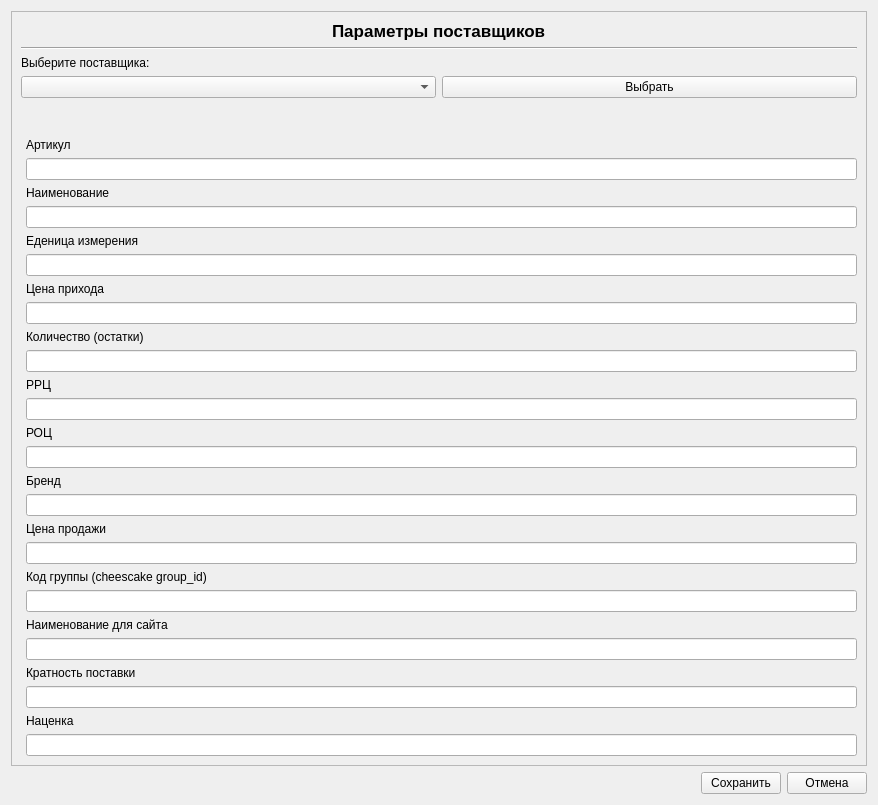
<?xml version="1.0" encoding="UTF-8"?>
<ui version="4.0">
 <class>Form</class>
 <widget class="QWidget" name="Form">
  <property name="geometry">
   <rect>
    <x>0</x>
    <y>0</y>
    <width>878</width>
    <height>805</height>
   </rect>
  </property>
  <property name="windowTitle">
   <string>Form</string>
  </property>
  <layout class="QVBoxLayout" name="verticalLayout_4">
   <item>
    <widget class="QScrollArea" name="scrollArea">
     <property name="widgetResizable">
      <bool>true</bool>
     </property>
     <widget class="QWidget" name="scrollAreaWidgetContents">
      <property name="geometry">
       <rect>
        <x>0</x>
        <y>0</y>
        <width>858</width>
        <height>754</height>
       </rect>
      </property>
      <layout class="QVBoxLayout" name="verticalLayout_3">
       <item>
        <layout class="QVBoxLayout" name="verticalLayout_2" stretch="0,0,0,0,0">
         <item alignment="Qt::AlignHCenter">
          <widget class="QLabel" name="label">
           <property name="sizePolicy">
            <sizepolicy hsizetype="Preferred" vsizetype="Fixed">
             <horstretch>0</horstretch>
             <verstretch>0</verstretch>
            </sizepolicy>
           </property>
           <property name="font">
            <font>
             <pointsize>13</pointsize>
             <weight>75</weight>
             <bold>true</bold>
            </font>
           </property>
           <property name="text">
            <string>Параметры поставщиков</string>
           </property>
          </widget>
         </item>
         <item>
          <widget class="Line" name="line">
           <property name="orientation">
            <enum>Qt::Horizontal</enum>
           </property>
          </widget>
         </item>
         <item>
          <widget class="QLabel" name="label_2">
           <property name="sizePolicy">
            <sizepolicy hsizetype="Preferred" vsizetype="Fixed">
             <horstretch>0</horstretch>
             <verstretch>0</verstretch>
            </sizepolicy>
           </property>
           <property name="text">
            <string>Выберите поставщика:</string>
           </property>
          </widget>
         </item>
         <item>
          <layout class="QHBoxLayout" name="horizontalLayout_2">
           <property name="sizeConstraint">
            <enum>QLayout::SetDefaultConstraint</enum>
           </property>
           <item alignment="Qt::AlignTop">
            <widget class="QComboBox" name="suppliers_combobox">
             <property name="enabled">
              <bool>true</bool>
             </property>
             <property name="sizePolicy">
              <sizepolicy hsizetype="Preferred" vsizetype="Fixed">
               <horstretch>0</horstretch>
               <verstretch>23</verstretch>
              </sizepolicy>
             </property>
            </widget>
           </item>
           <item alignment="Qt::AlignTop">
            <widget class="QPushButton" name="choose_supplier_push_button">
             <property name="text">
              <string>Выбрать</string>
             </property>
            </widget>
           </item>
          </layout>
         </item>
         <item>
          <layout class="QVBoxLayout" name="verticalLayout">
           <property name="leftMargin">
            <number>5</number>
           </property>
           <item>
            <widget class="QLabel" name="label_3">
             <property name="text">
              <string>Артикул</string>
             </property>
            </widget>
           </item>
           <item>
            <widget class="QLineEdit" name="article_line_edit"/>
           </item>
           <item>
            <widget class="QLabel" name="label_4">
             <property name="text">
              <string>Наименование</string>
             </property>
            </widget>
           </item>
           <item>
            <widget class="QLineEdit" name="name_line_edit"/>
           </item>
           <item>
            <widget class="QLabel" name="label_5">
             <property name="text">
              <string>Еденица измерения</string>
             </property>
            </widget>
           </item>
           <item>
            <widget class="QLineEdit" name="unit_line_edit"/>
           </item>
           <item>
            <widget class="QLabel" name="label_6">
             <property name="text">
              <string>Цена прихода</string>
             </property>
            </widget>
           </item>
           <item>
            <widget class="QLineEdit" name="purchace_price_line_edit"/>
           </item>
           <item>
            <widget class="QLabel" name="label_13">
             <property name="text">
              <string>Количество (остатки)</string>
             </property>
            </widget>
           </item>
           <item>
            <widget class="QLineEdit" name="quantity_line_edit"/>
           </item>
           <item>
            <widget class="QLabel" name="label_7">
             <property name="text">
              <string>РРЦ</string>
             </property>
            </widget>
           </item>
           <item>
            <widget class="QLineEdit" name="rrc_line_edit"/>
           </item>
           <item>
            <widget class="QLabel" name="label_8">
             <property name="text">
              <string>РОЦ</string>
             </property>
            </widget>
           </item>
           <item>
            <widget class="QLineEdit" name="roc_line_edit"/>
           </item>
           <item>
            <widget class="QLabel" name="label_9">
             <property name="text">
              <string>Бренд</string>
             </property>
            </widget>
           </item>
           <item>
            <widget class="QLineEdit" name="brand_line_edit"/>
           </item>
           <item>
            <widget class="QLabel" name="label_10">
             <property name="text">
              <string>Цена продажи</string>
             </property>
            </widget>
           </item>
           <item>
            <widget class="QLineEdit" name="selling_price_line_edit"/>
           </item>
           <item>
            <widget class="QLabel" name="label_11">
             <property name="text">
              <string>Код группы (cheescake group_id)</string>
             </property>
            </widget>
           </item>
           <item>
            <widget class="QLineEdit" name="group_key_line_edit"/>
           </item>
           <item>
            <widget class="QLabel" name="label_12">
             <property name="text">
              <string>Наименование для сайта</string>
             </property>
            </widget>
           </item>
           <item>
            <widget class="QLineEdit" name="site_name_line_edit"/>
           </item>
           <item>
            <widget class="QLabel" name="label_14">
             <property name="text">
              <string>Кратность поставки</string>
             </property>
            </widget>
           </item>
           <item>
            <widget class="QLineEdit" name="multiplicity_line_edit"/>
           </item>
           <item>
            <widget class="QLabel" name="label_15">
             <property name="text">
              <string>Наценка</string>
             </property>
            </widget>
           </item>
           <item>
            <widget class="QLineEdit" name="lineEdit"/>
           </item>
          </layout>
         </item>
        </layout>
       </item>
      </layout>
     </widget>
    </widget>
   </item>
   <item>
    <layout class="QHBoxLayout" name="horizontalLayout">
     <item alignment="Qt::AlignRight">
      <widget class="QPushButton" name="save_push_button">
       <property name="sizePolicy">
        <sizepolicy hsizetype="Fixed" vsizetype="Fixed">
         <horstretch>0</horstretch>
         <verstretch>0</verstretch>
        </sizepolicy>
       </property>
       <property name="text">
        <string>Сохранить</string>
       </property>
      </widget>
     </item>
     <item>
      <widget class="QPushButton" name="cancel_push_button">
       <property name="sizePolicy">
        <sizepolicy hsizetype="Fixed" vsizetype="Fixed">
         <horstretch>0</horstretch>
         <verstretch>0</verstretch>
        </sizepolicy>
       </property>
       <property name="text">
        <string>Отмена</string>
       </property>
      </widget>
     </item>
    </layout>
   </item>
  </layout>
 </widget>
 <resources/>
 <connections/>
</ui>
